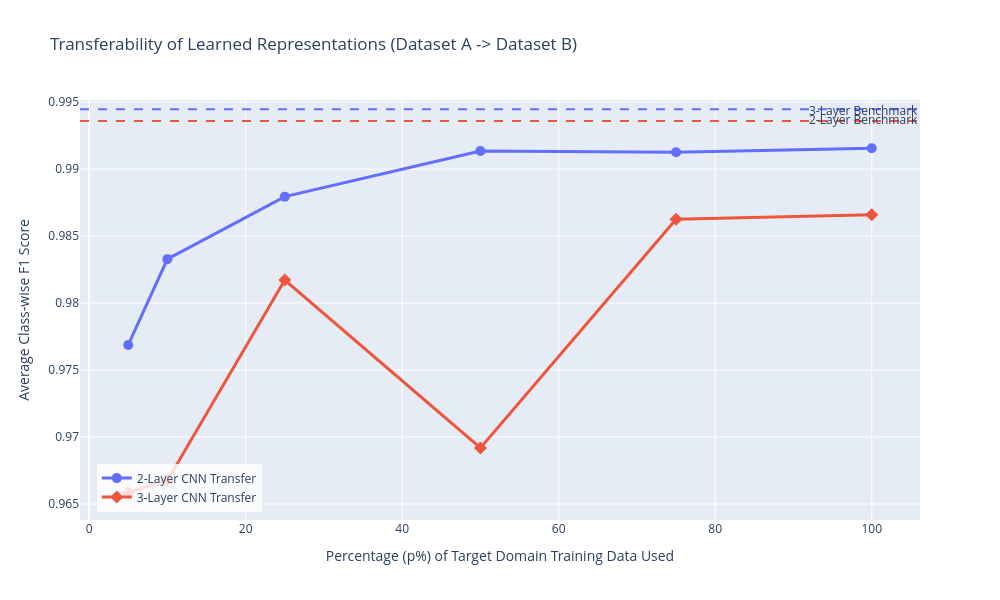

Write notebook code for a chart like this one.
### Code cell
fig = go.Figure()

# Transfer learning curves
fig.add_trace(go.Scatter(
    x=p_values, y=transfer_f1_2_layer, 
    mode='lines+markers', name='2-Layer CNN Transfer',
    line=dict(color='#636efa', width=3),
    marker=dict(symbol='circle', size=10)
))

fig.add_trace(go.Scatter(
    x=p_values, y=transfer_f1_3_layer, 
    mode='lines+markers', name='3-Layer CNN Transfer',
    line=dict(color='#EF553B', width=3),
    marker=dict(symbol='diamond', size=10)
))

# Benchmark horizontal lines
fig.add_hline(y=benchmark_f1_2_layer, line_dash="dash", line_color="#636efa", 
              annotation_text="2-Layer Benchmark", annotation_position="bottom right")
fig.add_hline(y=benchmark_f1_3_layer, line_dash="dash", line_color="#EF553B",
              annotation_text="3-Layer Benchmark", annotation_position="top right")

fig.update_layout(
    title='Transferability of Learned Representations (Dataset A -> Dataset B)',
    xaxis_title='Percentage (p%) of Target Domain Training Data Used',
    yaxis_title='Average Class-wise F1 Score',
    width=1000, 
    height=600,
    legend=dict(x=0.02, y=0.02, bgcolor='rgba(255,255,255,0.8)')
)

fig.show()

### Figure 1 — Plotly figure (JSON) as saved in the notebook; plotly's stock layout.template omitted (floating-point values rounded to 4 significant figures)
{"data": [{"line": {"color": "#636efa", "width": 3}, "marker": {"size": 10, "symbol": "circle"}, "mode": "lines+markers", "name": "2-Layer CNN Transfer", "type": "scatter", "x": [5, 10, 25, 50, 75, 100], "y": [0.9769, 0.9833, 0.9879, 0.9913, 0.9913, 0.9916]}, {"line": {"color": "#EF553B", "width": 3}, "marker": {"size": 10, "symbol": "diamond"}, "mode": "lines+markers", "name": "3-Layer CNN Transfer", "type": "scatter", "x": [5, 10, 25, 50, 75, 100], "y": [0.9658, 0.9668, 0.9817, 0.9692, 0.9863, 0.9866]}], "layout": {"annotations": [{"showarrow": false, "text": "2-Layer Benchmark", "x": 1, "xanchor": "right", "xref": "x domain", "y": 0.9945, "yanchor": "top", "yref": "y"}, {"showarrow": false, "text": "3-Layer Benchmark", "x": 1, "xanchor": "right", "xref": "x domain", "y": 0.9936, "yanchor": "bottom", "yref": "y"}], "height": 600, "legend": {"bgcolor": "rgba(255,255,255,0.8)", "x": 0.02, "y": 0.02}, "shapes": [{"line": {"color": "#636efa", "dash": "dash"}, "type": "line", "x0": 0, "x1": 1, "xref": "x domain", "y0": 0.9945, "y1": 0.9945, "yref": "y"}, {"line": {"color": "#EF553B", "dash": "dash"}, "type": "line", "x0": 0, "x1": 1, "xref": "x domain", "y0": 0.9936, "y1": 0.9936, "yref": "y"}], "title": {"text": "Transferability of Learned Representations (Dataset A -> Dataset B)"}, "width": 1000, "xaxis": {"title": {"text": "Percentage (p%) of Target Domain Training Data Used"}}, "yaxis": {"title": {"text": "Average Class-wise F1 Score"}}}}
